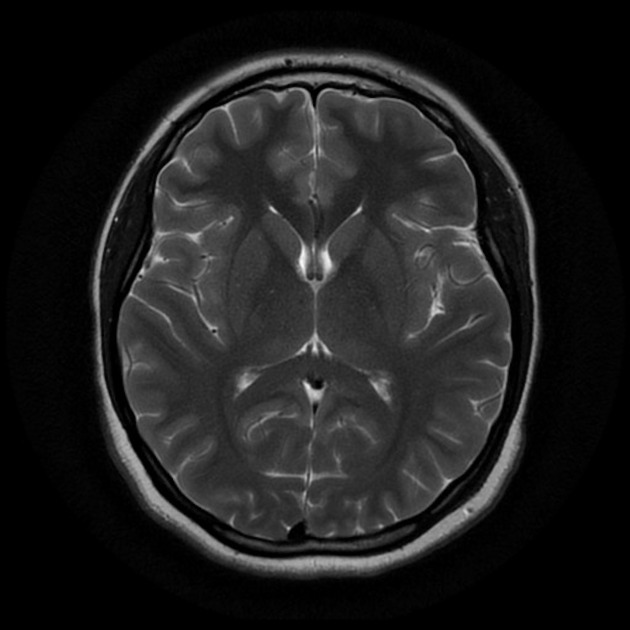
#> input picture braintumor/no/1 no.jpeg, 630 x 630 px, given as the content of the folder braintumor/yes, which was not available
$ python brain-tumor.py
#> lines starting #> are read from the running program, lines starting #| are printed output that depends on the picture; pictures that were not available may be replaced by others from this repository, and a replacement may not be noted
import cv2
import numpy as np
import os
import matplotlib.pyplot as plt


input_folder_yes= 'braintumor/yes'
input_folder_no= 'braintumor/no'
gray_folder = 'output5'

os.makedirs(gray_folder, exist_ok=True)


from sklearn.cluster import KMeans

def process_images(folder,label):

    image_data = []
    for name in os.listdir(folder):
        img_path = os.path.join(folder, name)
        image = cv2.imread(img_path, cv2.IMREAD_GRAYSCALE)


        graycode_image = np.bitwise_xor(image,image >> 1)
        pixels = graycode_image.reshape(-1,1)


        kmeans =KMeans(n_clusters=5,n_init='auto')
        kmeans.fit(pixels)


        segmented_img = kmeans.cluster_centers_[kmeans.labels_].reshape(image.shape)
        gray_path = os.path.join(gray_folder, f"{label}_{name}")
        cv2.imwrite(gray_path, segmented_img)
        image_data.append(pixels.mean())


        plt.figure(figsize=(8, 4))
        plt.subplot(1, 3, 1)
        plt.imshow(image, cmap="gray")
        plt.axis("off")
        plt.title("Original")

        plt.subplot(1, 3, 2)
        plt.imshow(graycode_image, cmap="gray")
        plt.axis("off")
        plt.title("Gray Code Conversion")

        plt.subplot(1, 3, 3)
        plt.imshow(segmented_img, cmap="gray")
        plt.axis("off")
        plt.title("K-Means Clustering")

        plt.show()


    return image_data


var_data=process_images(input_folder_yes, "yes")
#> in process_images, image is the input picture: shape (630, 630); min 0, max 248, mean 29.7
#> in process_images, `graycode_image = np.bitwise_xor(image,image >> 1)`:
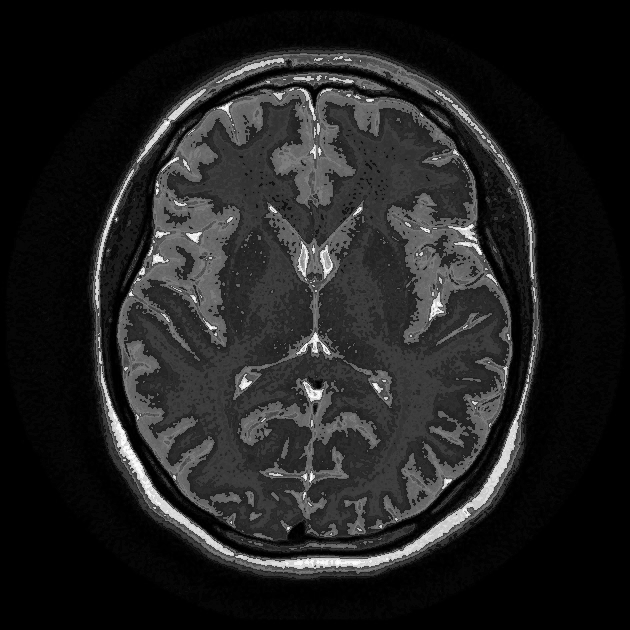
#> graycode_image: shape (630, 630); min 0, max 255, mean 33.7
#> in process_images, `plt.show()`:
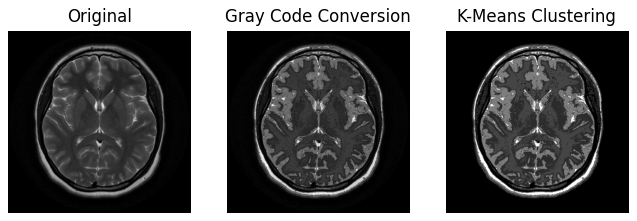
#> figure drawn by matplotlib, 3 panels
#> var_data = [33.7]
yok_data=process_images(input_folder_no, "no")
#> pass 2 of the loop in process_images, `for name in os.listdir(folder):`:
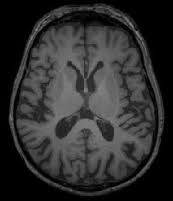
#> input picture braintumor/no/10 no.jpg, 173 x 201 px
#> in process_images, image is the input picture: shape (201, 173); min 0, max 139, mean 46.7
#> in process_images (call 2), `graycode_image = np.bitwise_xor(image,image >> 1)`:
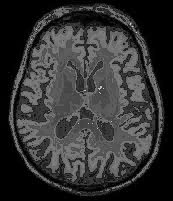
#> graycode_image: shape (201, 173); min 0, max 206, mean 51.3
#> in process_images (call 2), `plt.show()`:
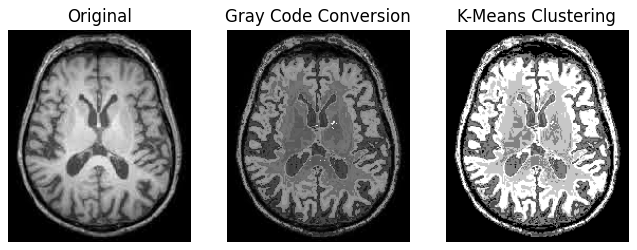
#> figure drawn by matplotlib, 3 panels
#> yok_data = [33.7, 51.28]


plt.figure(figsize=(8, 5))
plt.hist(var_data, bins=30, alpha=0.7, label="yes")
plt.hist(yok_data, bins=30, alpha=0.7, label="no")
plt.legend()
plt.xlabel("Mean Pixel Value")
plt.ylabel("Frequency")
plt.show()
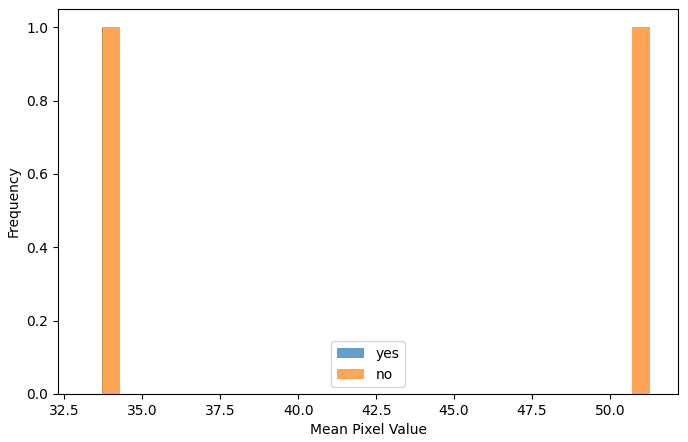
#> figure drawn by matplotlib, 1 panel; tallest bar 1 high, from x = 33.7 to 33.73
